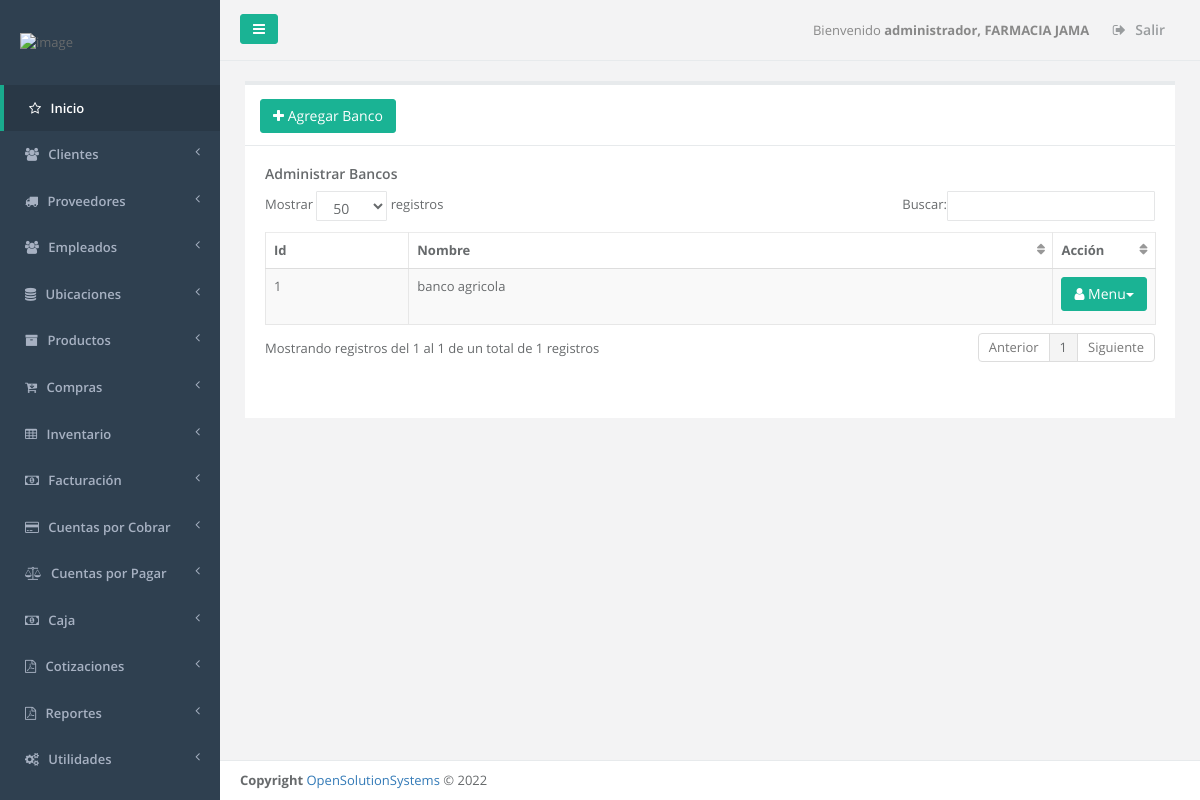
Page /admin_banco.php (signed in) on the committed database.
### tables this page shows
CREATE TABLE `menu` (
  `id_server` int(11) NOT NULL,
  `unique_id` text NOT NULL,
  `id_menu` int(11) NOT NULL,
  `nombre` varchar(250) DEFAULT NULL,
  `prioridad` int(11) DEFAULT NULL,
  `icono` varchar(250) NOT NULL,
  `visible` tinyint(1) NOT NULL
);

CREATE TABLE `sucursal` (
  `id_server` int(11) NOT NULL,
  `unique_id` text NOT NULL,
  `id_sucursal` int(11) NOT NULL,
  `descripcion` text NOT NULL,
  `direccion` varchar(255) NOT NULL,
  `telefono1` varchar(20) NOT NULL,
  `telefono2` varchar(20) NOT NULL,
  `casa_matriz` tinyint(1) NOT NULL,
  `iva` float NOT NULL,
  `monto_retencion1` float NOT NULL,
  `monto_retencion10` float NOT NULL,
  `monto_percepcion` float NOT NULL,
  `n_sucursal` int(11) NOT NULL,
  `vigencia_factura` int(11) NOT NULL,
  `vigencia_pedido` int(11) NOT NULL,
  `giro` varchar(100) NOT NULL,
  `nrc` varchar(100) NOT NULL,
  `nit` varchar(100) NOT NULL,
  `razon_social` varchar(150) NOT NULL,
  `logo` varchar(150) NOT NULL,
  `serie_cof` varchar(100) NOT NULL,
  `desde_cof` int(11) NOT NULL,
  `hasta_cof` int(11) NOT NULL,
  `serie_ccf` varchar(100) NOT NULL,
  `desde_ccf` int(11) NOT NULL,
  `hasta_ccf` int(11) NOT NULL,
  `ultima_act` date NOT NULL,
  `codigo_aut` varchar(50) NOT NULL
);

CREATE TABLE `banco` (
  `id_server` int(11) NOT NULL,
  `unique_id` text NOT NULL,
  `id_sucursal` int(11) NOT NULL,
  `id_banco` int(1) NOT NULL,
  `nombre` varchar(100) DEFAULT NULL,
  `logo` varchar(250) DEFAULT NULL
);

### _conexion.php (called while the page is built, shortened)
<?php
$username = "root";
$password = "admin$2022**.";
$hostname = "localhost";
$dbname = "mabelita_boutique";
$conexion = mysqli_connect("$hostname","$username","$password","$dbname");
function _query($sql_string){
  global $conexion;
  mysqli_set_charset($conexion,"utf8");
  $query=mysqli_query($conexion,$sql_string);
  return $query;
}
function _fetch_array($sql_string){
  $fetched = mysqli_fetch_array($sql_string,MYSQLI_ASSOC);
  return $fetched;
}
function _num_rows($sql_string){
  $rows = mysqli_num_rows($sql_string);
  return $rows;
}
function get_name_script($url){
  if ( strpos($url, '/') !== FALSE ){
    $nombre_archivo_tmp = explode('/', $url);
  }
  $nombre_archivo= array_pop($nombre_archivo_tmp );
  return  $nombre_archivo;
}
function permission_usr($id_user,$filename){
  $sql1="SELECT menu.id_menu, menu.nombre as nombremenu, menu.prioridad,
  modulo.id_modulo,  modulo.nombre as nombremodulo, modulo.descripcion, modulo.filename,
  usuario_modulo.id_usuario,usuario.admin as admin
  FROM menu, modulo, usuario_modulo, usuario
  WHERE usuario.id_usuario='$id_user'
  AND menu.id_menu=modulo.id_menu
  AND usuario.id_usuario=usuario_modulo.id_usuario
  AND usuario_modulo.id_modulo=modulo.id_modulo
  AND modulo.filename='$filename'
  ";
  $result1=_query($sql1);
  $count1=_num_rows($result1);
  if($count1 >0){
    $row1=_fetch_array($result1);
    $admin=$row1['admin'];
    $nombremodulo=$row1['nombremodulo'];
    $filename=$row1['filename'];
    $name_link=$filename;
  }
  else{
    $name_link='NOT';
  }
  return $name_link;
}
?>

### admin_banco.php (the view, shortened to what this page needs)
<?php
	$title =  'Administrar Bancos';
	$_PAGE = array ();
	$_PAGE ['title'] = $title;
	$_PAGE ['links'] = null;
	$_PAGE ['links'] .= '<link href="css/bootstrap.min.css" rel="stylesheet">';
	$_PAGE ['links'] .= '<link href="font-awesome/css/font-awesome.css" rel="stylesheet">';
	$_PAGE ['links'] .= '<link href="css/plugins/iCheck/custom.css" rel="stylesheet">';
	$_PAGE ['links'] .= '<link href="css/plugins/chosen/chosen.css" rel="stylesheet">';
	$_PAGE ['links'] .= '<link href="css/plugins/toastr/toastr.min.css" rel="stylesheet">';
	$_PAGE ['links'] .= '<link href="css/plugins/jQueryUI/jquery-ui-1.10.4.custom.min.css" rel="stylesheet">';
	$_PAGE ['links'] .= '<link href="css/plugins/jqGrid/ui.jqgrid.css" rel="stylesheet">';
	$_PAGE ['links'] .= '<link href="css/plugins/dataTables/dataTables.bootstrap.css" rel="stylesheet">';
	$_PAGE ['links'] .= '<link href="css/plugins/dataTables/dataTables.responsive.css" rel="stylesheet">';
	$_PAGE ['links'] .= '<link href="css/plugins/dataTables/dataTables.tableTools.min.css" rel="stylesheet">';
	$_PAGE ['links'] .= '<link href="css/animate.css" rel="stylesheet">';
	$_PAGE ['links'] .= '<link href="css/style.css" rel="stylesheet">';
	include_once "header.php";
	include_once "main_menu.php";
 	$sql="SELECT * FROM banco ORDER BY nombre ASC";
	$result=_query($sql);
	$id_user=$_SESSION["id_usuario"];
	$admin=$_SESSION["admin"];
	$uri = $_SERVER['SCRIPT_NAME'];
	$filename=get_name_script($uri);
	$links=permission_usr($id_user,$filename);
?>
<div class="wrapper wrapper-content  animated fadeInRight">
	<div class="row" id="row1">
		<div class="col-lg-12">
			<div class="ibox float-e-margins">
				<?php
					if ($links!='NOT' || $admin=='1' ){
					echo"<div class='ibox-title'>";
					$filename='agregar_banco.php';
					$link=permission_usr($id_user,$filename);
					if ($link!='NOT' || $admin=='1' )
						echo "<a href='agregar_banco.php' class='btn btn-primary' role='button'><i class='fa fa-plus icon-large'></i> Agregar Banco</a>";
					echo "</div>";
				?>
				<div class="ibox-content">
					<header>
						<h4><?php echo  $title; ?></h4>
					</header>
					<section>
						<table class="table table-striped table-bordered table-hover "id="editable">
							<thead>
								<tr>
									<th class="col-lg-2">Id</th>
									<th class="col-lg-9">Nombre</th>
									<th class="col-lg-1">Acci&oacute;n</th>
								</tr>
							</thead>
							<tbody>
							<?php
			 					while($row=_fetch_array($result))
			 					{
			 						$id_banco = $row['id_banco'];
									$nombre=$row['nombre'];
									echo "<tr>";
									echo"<td>".$id_banco."</td>
										<td>".$nombre."</td>";
									echo"<td><div class=\"btn-group\">
										<a href=\"#\" data-toggle=\"dropdown\" class=\"btn btn-primary dropdown-toggle\"><i class=\"fa fa-user icon-white\"></i> Menu<span class=\"caret\"></span></a>
										<ul class=\"dropdown-menu dropdown-primary\">";
									echo "	</ul>
												</div>
												</td>
												</tr>";
									}
							?>
							</tbody>
						</table>
					</section>
               	</div>
			</div>
		</div>
	</div>
</div>
<?php
include("footer.php");
}
else {
	echo "<div></div><br><br><div class='alert alert-warning'>No tiene permiso para este modulo.</div>";
}

### header.php (shortened to what this page needs)
<!DOCTYPE html>
<html>
<head>
<?=!empty($_PAGE['links']) ? $_PAGE['links'] : null;?>
</head>

### main_menu.php (shortened to what this page needs)
<?php
  $id_sucursal = $_SESSION['id_sucursal'];
  $sql_sucursal = "SELECT * FROM sucursal WHERE id_sucursal = '$id_sucursal'";
  $query_sucursal = _query($sql_sucursal);
  $row_sucursal = _fetch_array($query_sucursal);
  $logo = $row_sucursal['logo'];
?>
<nav class="navbar-default navbar-static-side" role="navigation">
  <div class="sidebar-collapse">
    <ul class="nav" id="side-menu">
      <li class="nav-header">
        <div class="dropdown profile-element"> <span>
          <img alt="image" class="img-responsive" src="<?php echo $logo;  ?>" width="180px" style="margin-left: -3%;">
        </span>
      </div>
    </li>
    <?php
    $id_user=$_SESSION["id_usuario"];
    $admin=$_SESSION["admin"];
    $icono='fa fa-star-o';
    $sql_menus="SELECT id_menu, nombre, prioridad,icono FROM menu order by prioridad";
    $result=_query($sql_menus);
    $main_lnk='dashboard.php';
    if($admin=='1')
    {
      echo  "<li class='active'>";
      echo "<a href='dashboard.php'><i class='".$icono."'></i> <span class='nav-label'>Inicio</span></a>";
      echo  "</li>";
    }
    else
    {
      echo  "<li class='active'>";
      echo "<a href='dashboard.php'><i class='".$icono."'></i> <span class='nav-label'>Inicio</span></a>";
      echo  "</li>";
    }
    while($row=_fetch_array($result))
    {
      $menuname=$row['nombre'];
      $id_menu=$row['id_menu'];
      $icono=$row['icono'];
      if($admin=='1')
      {
        $sql_links="SELECT distinct menu.id_menu, menu.nombre as nombremenu, menu.prioridad,
        modulo.id_modulo, modulo.nombre as nombremodulo, modulo.descripcion, modulo.filename, usuario.admin
        FROM menu, modulo, usuario
        WHERE usuario.id_usuario='$id_user'
        AND usuario.admin='1'
        AND menu.id_menu='$id_menu'
        AND menu.id_menu=modulo.id_menu
        AND modulo.mostrarmenu='1'
        AND menu.visible=1
        ";
      }
      $result_modules=_query($sql_links);
      $numrow2=_num_rows($result_modules);
      if($numrow2>0)
      {
        echo "<li><a href='".$main_lnk."'><i class='".$icono."'></i></i> <span class='nav-label'>".$menuname."</span> <span class='fa arrow'></span></a>";
        echo" </li>";
      }
    }
  ?>
</div>
</nav>
<div id="page-wrapper" class="gray-bg">
  <div class="row border-bottom">
    <nav class="navbar navbar-static-top" role="navigation" style="margin-bottom: 0">
      <div class="navbar-header">
        <a class="navbar-minimalize minimalize-styl-2 btn btn-primary"><i class="fa fa-bars"></i> </a>
      </div>
      <?php
      $id_sucursal=$_SESSION["id_sucursal"];
      $qsucursal=_query("SELECT descripcion FROM sucursal WHERE id_sucursal='$id_sucursal'");
      $row_sucursal=_fetch_array($qsucursal);
      $sucursal=$row_sucursal["descripcion"];
      ?>
      <ul class="nav navbar-top-links navbar-right">
        <li>
          <span class="m-r-sm text-muted welcome-message">Bienvenido <b><?php echo $_SESSION["nombre"].", ".$sucursal ?> </b></span>
        </li>
        <li>
          <a href="logout.php">
            <i class="fa fa-sign-out"></i> Salir
          </a>
        </li>
      </ul>
    </nav>
  </div>

### footer.php (shortened to what this page needs)
<div class="footer">
  <div>
      <strong>Copyright</strong> <a href="http://opensolutionsystems.com">OpenSolutionSystems</a> &copy; <?php echo date("Y");?>
  </div>
        </div>
        </div>
</body>
</html>

### rows in the picture
menu: nombre "Clientes"
menu: nombre "Proveedores"
menu: nombre "Empleados"
menu: nombre "Ubicaciones"
menu: nombre "Productos"
menu: nombre "Compras"
menu: nombre "Inventario"
menu: nombre "Facturación"
menu: nombre "Cuentas por Cobrar"
menu: nombre "Cuentas por Pagar"
menu: nombre "Caja"
menu: nombre "Cotizaciones"
menu: nombre "Reportes"
menu: nombre "Utilidades"
sucursal: descripcion "FARMACIA JAMA"
banco: id_banco "1", nombre "banco agricola"

### other values in the picture
$_SESSION["nombre"] "administrador"
$title "Administrar Bancos"
